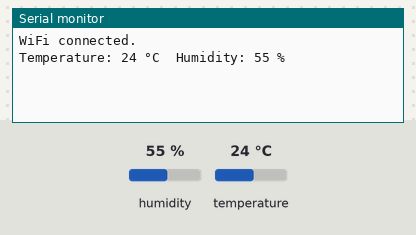
Simulated run of this sketch. Board: Arduino MKR. Parts: the last lines printed to the serial monitor. The test bench sets the inputs (shaded band); at power-on: temperature 24 °C, humidity 55 %. WiFi joins after 1.5 s; servers stay silent unless stated.

Above: at 2.7 s.
2.8 s: temperature set to 22 °C
At 5.7 s:
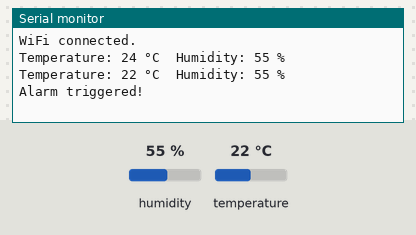
8.4 s: humidity set to 22 %
At 9.8 s:
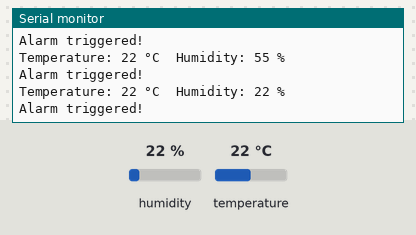
11.5 s: humidity set to 40 %
At 15.0 s:
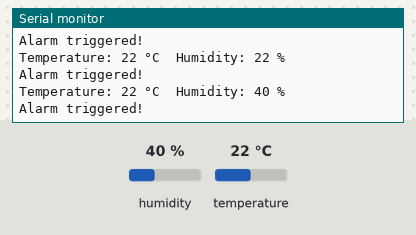
Timing chart, 0 to 16.5 s (numbered marks = the images above; inputs shaded):
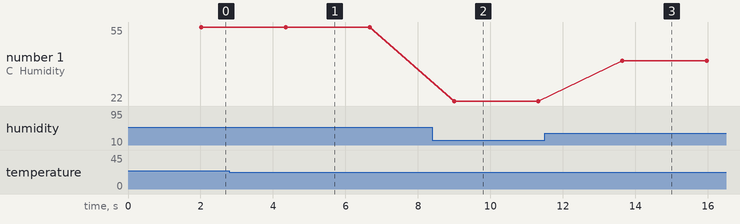

Measured:
- the behaviour switches between 24 and 23 °C on temperature (found by bisection; images 0 and 1)
- after the input at 2.8 s, the serial monitor: prints a new line after 1.5 s (image 1)
- after the input at 8.4 s, the serial monitor: prints a new line after 0.60 s (image 2)
- after the input at 11.5 s, the serial monitor: prints a new line after 2.1 s (image 3)
- plotted number 1: 22 → 40 after the input at 11.5 s

The sketch:

ReadTempAndHumidity.ino
```cpp
// (licence header left out)
// Include the DHT11 library for interfacing with the sensor.
#include <DHT11.h>
#include <WiFiNINA.h>
#include <ThingSpeak.h>
#include <SPI.h>

// Create an instance of the DHT11 class.
// - For Arduino: Connect the sensor to Digital I/O Pin 2.
// - For ESP32: Connect the sensor to pin GPIO2 or P2.
// - For ESP8266: Connect the sensor to GPIO2 or D4.
#define DHTPIN 3
#define DHTTYPE DHT11

DHT11 dht11(DHTPIN);
WiFiClient client;

char ssid[] = "_zsEXPRESS";
char pass[] = "zGd7699!";


unsigned long myChannelNumber = 2516564;
const char * myWriteAPIKey = "KYEPHOK2MB61WBH6";

void setup() {
    Serial.begin(9600);
    WiFi.begin(ssid, pass);
    ThingSpeak.begin(client);

    while (WiFi.status() != WL_CONNECTED) {
    delay(500);
    Serial.print(".");
  }
  Serial.println("\nWiFi connected.");

}

void loop() {

  int temperature = 0;
  int humidity = 0;
  int result = dht11.readTemperatureHumidity(temperature, humidity);

  if (result == 0) {
    Serial.print("Temperature: ");
    Serial.print(temperature);
    Serial.print(" °C\tHumidity: ");
    Serial.print(humidity);
    Serial.println(" %");


    ThingSpeak.setField(1, temperature);
    ThingSpeak.setField(2, humidity);

    int alarmStatus = (temperature < 24 || temperature > 27) ? 2 : 1;
    ThingSpeak.setField(3, alarmStatus);


    ThingSpeak.writeFields(myChannelNumber, myWriteAPIKey);
    if (alarmStatus == 2) {
      Serial.println("Alarm triggered!");
    }
  } else {
    Serial.println(DHT11::getErrorString(result));
  }


  delay(1500);
}
```
